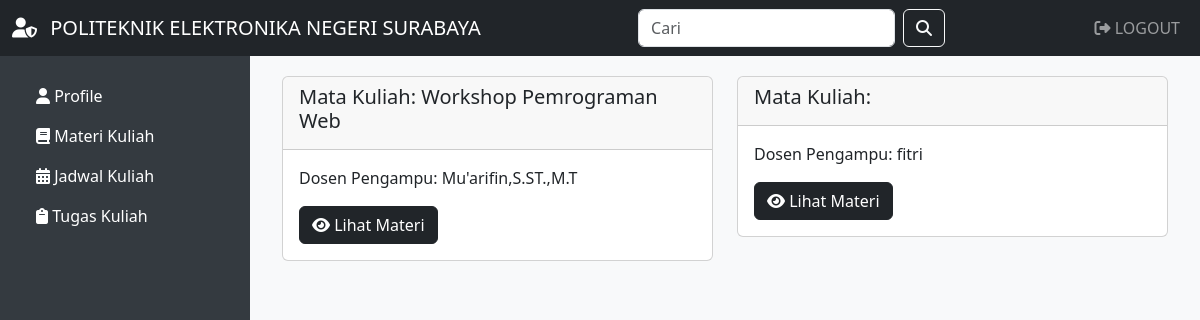
The page /materimahasiswa.php?id_mahasiswa=24 (signed in) on the database its author committed.
### tables this page shows
CREATE TABLE `dosen` (
  `id_dosen` int(11) NOT NULL,
  `username` varchar(225) NOT NULL,
  `password` varchar(225) NOT NULL,
  `nama` varchar(225) NOT NULL,
  `nip` int(100) NOT NULL,
  `alamat` varchar(225) NOT NULL,
  `nohp` int(100) NOT NULL,
  `foto` varchar(225) NOT NULL,
  `matkulampu` varchar(255) NOT NULL
);

### materimahasiswa.php (the view, shortened to what this page needs)
<?php
include 'koneksi.php';
$id_mahasiswa = $_GET['id_mahasiswa'];
$query = "SELECT * FROM mahasiswa WHERE id_mahasiswa = '$id_mahasiswa'";
$result0 = mysqli_query($koneksi, $query);
$data = mysqli_fetch_assoc($result0);
$query3 = "SELECT * FROM dosen";
$result = mysqli_query($koneksi, $query3);
$query2 = "SELECT * FROM pengumpulan";
$result2 = mysqli_query($koneksi, $query2);
$data2 = mysqli_fetch_assoc($result2)
?>
<!DOCTYPE html>
<html lang="en">
<head>
    <link rel="stylesheet" href="https://cdnjs.cloudflare.com/ajax/libs/font-awesome/6.0.0-beta3/css/all.min.css">
    <link href="https://cdn.jsdelivr.net/npm/bootstrap@5.3.0-alpha2/dist/css/bootstrap.min.css" rel="stylesheet">
</head>
<body>
    <nav class="navbar navbar-expand-lg navbar-dark bg-dark text-uppercase">
        <div class="container-fluid">
            <a class="navbar-brand" href="index.php">
                <i class="fas fa-user-shield me-2"></i> Politeknik Elektronika Negeri Surabaya
            </a>
            <div class="collapse navbar-collapse" id="navbarSupportedContent">
                <form class="d-flex ms-auto">
                    <input class="form-control me-2" type="search" placeholder="Cari" aria-label="Search">
                    <button class="btn btn-outline-light" type="submit">
                        <i class="fas fa-search"></i>
                    </button>
                </form>
                <ul class="navbar-nav ms-auto">
                    <li class="nav-item">
                        <a class="nav-link" href="logout.php"><i class="fas fa-sign-out-alt"></i> Logout</a>
                    </li>
                </ul>
            </div>
        </div>
    </nav>
    <div class="dashboard">
        <ul class="nav flex-column">
            <li class="nav-item">
                <a class="nav-link active text-white" href="halmahasiswa.php?id_mahasiswa=<?php echo $data['id_mahasiswa'] ?>"><i class="fas fa-user"></i> Profile</a>
            </li>
            <li class="nav-item">
                <a class="nav-link active text-white" href="materimahasiswa.php?id_mahasiswa=<?php echo $data['id_mahasiswa'] ?>"><i class="fas fa-book"></i> Materi Kuliah</a>
            </li>
            <li class="nav-item">
                <a class="nav-link active text-white" href="jadwalmahasiswa.php"><i class="fas fa-calendar-alt"></i> Jadwal Kuliah</a>
            </li>
            <li class="nav-item">
                <a class="nav-link active text-white" href="tugasmahasiswa.php?id_mahasiswa=<?php echo $data2['id_mahasiswa']; ?>"><i class="fas fa-clipboard"></i> Tugas Kuliah</a>
            </li>
        </ul>
    </div>
    <div class="content">
        <div class="container">
            <div class="row">
                <?php while ($data = mysqli_fetch_assoc($result)) { ?>
                    <div class="col-md-6">
                        <div class="card mb-4">
                            <div class="card-header">
                                <h5 class="card-title">Mata Kuliah: <?php echo $data['matkulampu']; ?></h5>
                            </div>
                            <div class="card-body">
                                <p>Dosen Pengampu: <?php echo $data['nama']; ?></p>
                                <a href="materiwpw.php?id_dosen=<?php echo $data['id_dosen']; ?>" class="btn btn-dark"><i class="fas fa-eye"></i> Lihat Materi</a>
                            </div>
                        </div>
                    </div>
                <?php } ?>
            </div>
        </div>
    </div>
</body>
</html>

### materimahasiswa.php (style rules this page uses)
.dashboard { background-color: #343a40; color: #fff; padding: 20px; }
.dashboard .nav-link { color: #fff; }
.content { padding: 20px; background-color: #f8f9fa; }
@media (min-width: 992px) { .dashboard { position: fixed; top: 56px; bottom: 0; left: 0; width: 250px; overflow-y: auto; } }
@media (min-width: 992px) { .content { margin-left: 250px; height: calc(100vh - 56px); overflow-y: auto; } }

### rows shown on the page
dosen: matkulampu "Workshop Pemrograman Web", nama "Mu'arifin,S.ST.,M.T"
dosen: nama "fitri"
